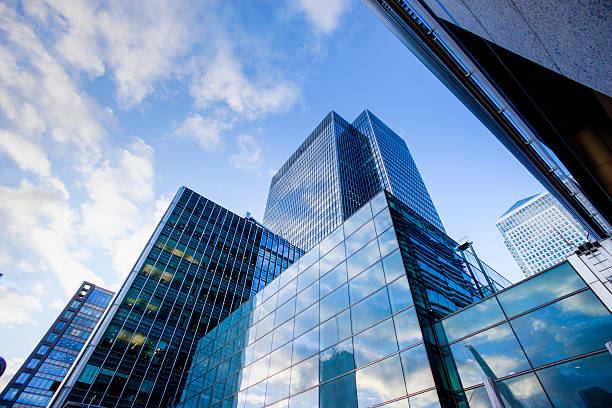
#> input picture Computer vision/3-01-Lectura-Escritura-Camara/edificio.jpg, 612 x 408 px, found by its file name
$ jupyter execute --allow-errors 3-02-Procesamiento-Basico.ipynb
#> lines starting #> are read from the running program, lines starting #| are printed output that depends on the picture; after the words box and inside, x2 and y2 are one past the last pixel; in counts of white or black regions, pixels touching at a corner belong together
[](https://colab.research.google.com/github/oscar-ramos/robotica-autonoma-python/blob/main/3-Intro-Vision/3-02-Procesamiento-Basico.ipynb)

[cell 1]
from matplotlib import pyplot as plt
import cv2

Si se usa colab se puede utilizar las imágenes del repositorio, de lo contrario se pueden cargar manualmente.

[cell 2]
colab = False
if (colab):
    !wget -q https://github.com/oscar-ramos/robotica-autonoma-python/raw/main/3-Intro-Vision/imagenes/gato1.jpg
    !wget -q https://github.com/oscar-ramos/robotica-autonoma-python/raw/main/3-Intro-Vision/imagenes/edificio.jpg
    !wget -q https://github.com/oscar-ramos/robotica-autonoma-python/raw/main/3-Intro-Vision/imagenes/bw.png
    !wget -q https://github.com/oscar-ramos/robotica-autonoma-python/raw/main/3-Intro-Vision/imagenes/gatos.jpg
    !wget -q https://github.com/oscar-ramos/robotica-autonoma-python/raw/main/3-Intro-Vision/imagenes/dark.jpg

# 1.&nbsp;Histograma

[cell 3]
# Lectura de una imagen (el 0 al final indica que se lee como escala de gris)
Igray = cv2.imread('./imagenes/edificio.jpg', 0)
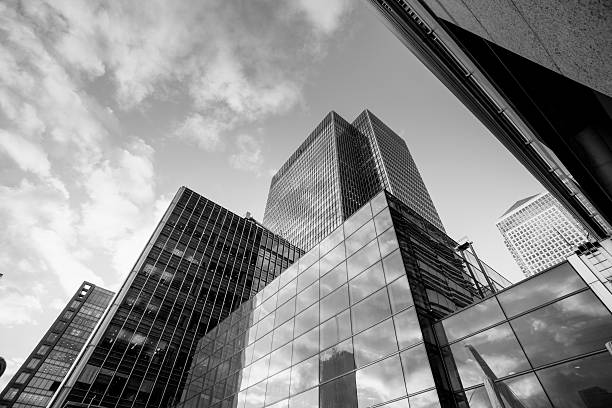
#> Igray: shape (408, 612); min 0, max 255, mean 138.2

## 1.1. Histograma usando cv2

[cell 4]
# Crear histograma: (I, canal 0, mask=None, tamaño, rango)
hist = cv2.calcHist([Igray], [0], None, [256], [0,256])
#> hist = 256 values, max 7179 at index 0, min 69 at index 254, mean 975.4

# Mostrar histograma
plt.plot(hist)
plt.show()
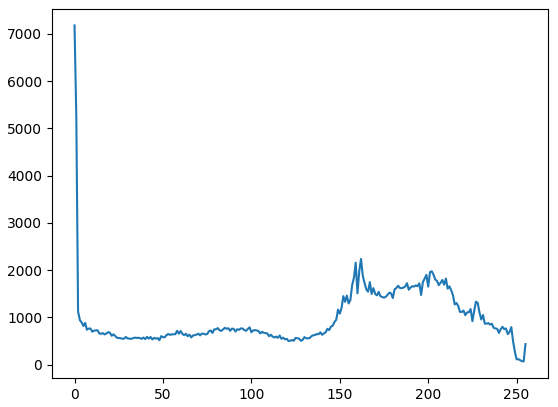
#> figure drawn by matplotlib, 1 panel; curve peaks at x = 0, y = 7179

## 1.2. Histograma usando NumPy

[cell 5]
import numpy as np

# Crear histograma con 128 barras en el rango 0 a 256
hist = np.histogram(Igray, bins=128, range=(0, 256))
# Bordes de las barras
bin_edges = hist[1]
#> bin_edges = 129 values from 0 to 256
# Centro de la barra: promedio entre los bordes
bin_centers = (bin_edges[1:]  + bin_edges[0:len(bin_edges)-1])/2
#> bin_centers = 128 values from 1 to 255
# Gráfico del histograma (rhist[0] contiene las frecuencias)
plt.bar(bin_centers, hist[0]);
plt.show()
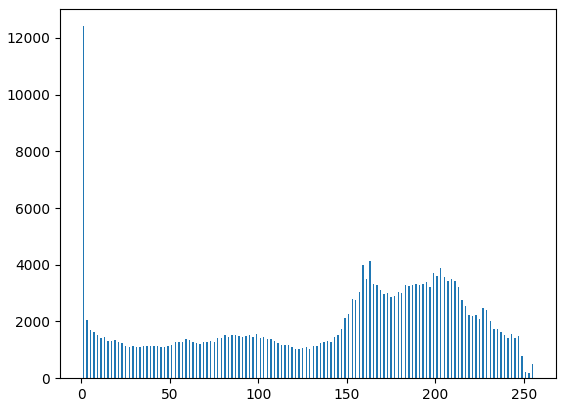
#> figure drawn by matplotlib, 1 panel; tallest bar 12414 high, from x = 0.6 to 1.4

## 1.3. Histograma de color

[cell 6]
# Leer imagen de color
I = cv2.imread('./imagenes/edificio.jpg')
#> I is the input picture: shape (408, 612, 3); mean B, G, R 175.2, 143.1, 115.2

# Histograma de cada canal RGB
bhist = np.histogram(I[:,:,0], bins=32, range=(0, 256))
ghist = np.histogram(I[:,:,1], bins=32, range=(0, 256))
rhist = np.histogram(I[:,:,2], bins=32, range=(0, 256))
# Concatenación de histogramas ("features")
hist = np.concatenate((rhist[0], ghist[0], bhist[0])).astype(np.float64)
#> hist = 96 values, max 36894 at index 0, min 1519 at index 31, mean 7803
# Vector del tamaño de hist
n = np.arange(len(hist))
#> n = 96 values from 0 to 95

# Gráfico de los 3 histogramas concatenados ("features")
plt.figure(figsize=(10,3))
plt.bar(n, hist)
plt.show()
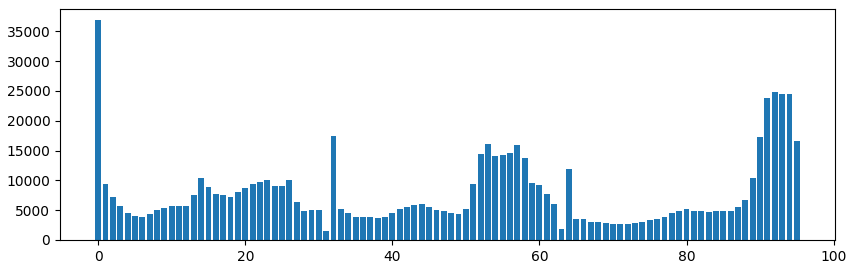
#> figure drawn by matplotlib, 1 panel; tallest bar 36894 high, from x = -0.4 to 0.4

## 1.4. Ecualización de histograma

[cell 7]
ecualizacion = True
#> (the rest of this cell did not finish here and is left out)

# 2.&nbsp;Thresholding

[cell 8]
# Cargar la imagen en modo gris
Igray = cv2.imread('./imagenes/edificio.jpg', 0)

[cell 9]
# Valores para umbralizar
ths = [100, 150, 200]

# Threshold (umbralización)
for th in ths:
    print("\n Con valor de umbralización {}: ".format(th))
    retval, Ibw = cv2.threshold(Igray, th, 255, cv2.THRESH_BINARY)
    plt.imshow(Ibw, cmap='gray')
    plt.axis('off'); plt.show()
#> this loop made 3 passes
#> retval on passes 1 to 3: 100, 150, 200
#> pass 1, `retval, Ibw = cv2.threshold(Igray, th, 255, cv2.THRESH_BINARY)`:
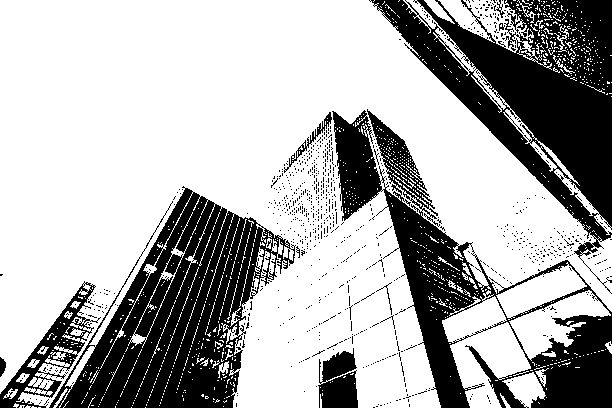
#> Ibw: shape (408, 612); 68.6% white; 926 black regions (914 under 20 px), largest, box (x1, y1, x2, y2) and area: (369, 0, 612, 294) 25684, (49, 186, 296, 408) 24316, (332, 109, 612, 408) 21026
#> pass 2, `retval, Ibw = cv2.threshold(Igray, th, 255, cv2.THRESH_BINARY)`:
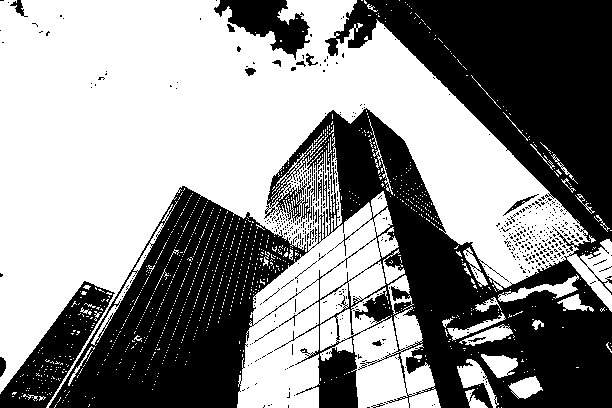
#> Ibw: shape (408, 612); 55.5% white; 520 black regions (493 under 20 px), largest, box (x1, y1, x2, y2) and area: (49, 0, 612, 408) 100359, (0, 281, 115, 408) 5242, (214, 0, 310, 60) 2716
#> pass 3, `retval, Ibw = cv2.threshold(Igray, th, 255, cv2.THRESH_BINARY)`:
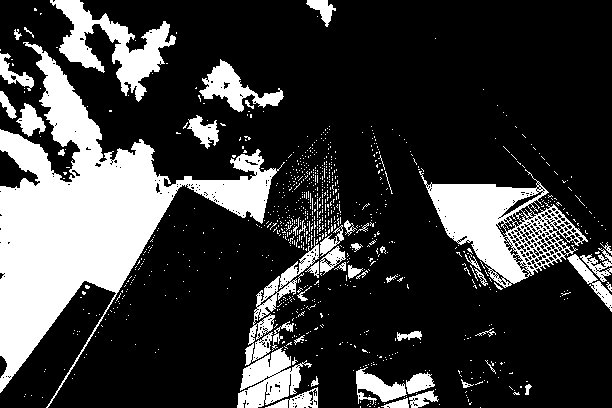
#> Ibw: shape (408, 612); 23.3% white; 913 white regions (862 under 20 px), largest, box (x1, y1, x2, y2) and area: (0, 42, 285, 408) 30487, (419, 169, 588, 288) 7718, (50, 0, 176, 102) 4336

$ run again, with Computer vision/3-01-Lectura-Escritura-Camara/osin.jpeg copied over Computer vision/3-01-Lectura-Escritura-Camara/edificio.jpg
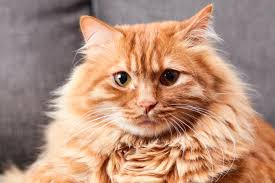
#> input picture Computer vision/3-01-Lectura-Escritura-Camara/osin.jpeg, 275 x 183 px, found by its file name
#> `hist = cv2.calcHist([Igray], [0], None, [256], [0,256])`: hist = 256 values, max 709 at index 135, min 0 at index 254, mean 196.6
#> bin_edges = 129 values from 0 to 256
#> bin_centers = 128 values from 1 to 255
#> I is the input picture: shape (183, 275, 3); mean B, G, R 123.5, 144, 180.9
#> `hist = np.concatenate((rhist[0], ghist[0], bhist[0])).astype(np.float64)`: hist = 96 values, max 7505 at index 31, min 0 at index 95, mean 1572.7
#> n = 96 values from 0 to 95
#> the loop `for th in ths:` made 3 passes
#> retval on passes 1 to 3: 100, 150, 200
#> pass 1, `retval, Ibw = cv2.threshold(Igray, th, 255, cv2.THRESH_BINARY)`:
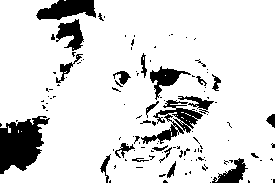
#> Ibw: shape (183, 275); 86.7% white; 123 black regions (99 under 20 px), largest, box (x1, y1, x2, y2) and area: (0, 116, 50, 174) 1822, (141, 100, 203, 144) 906, (36, 0, 96, 20) 820
#> pass 3, `retval, Ibw = cv2.threshold(Igray, th, 255, cv2.THRESH_BINARY)`:
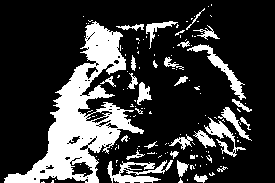
#> Ibw: shape (183, 275); 22.3% white; 134 white regions (105 under 20 px), largest, box (x1, y1, x2, y2) and area: (4, 21, 144, 183) 7105, (107, 160, 173, 183) 698, (187, 44, 246, 100) 545
